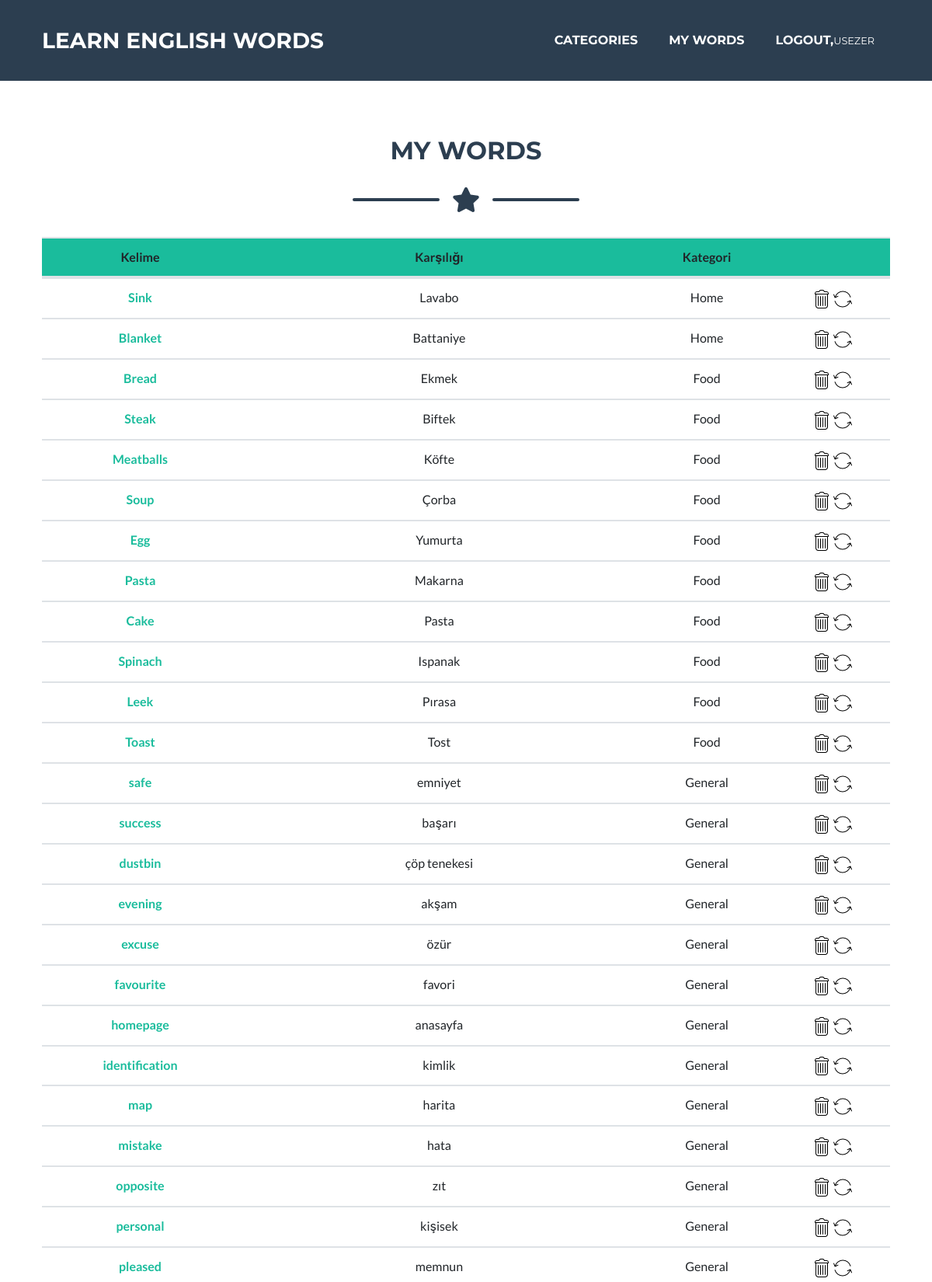
Page /word/myWords/ (signed in, upper part) on the committed database.
### words/models.py (models this page shows, shortened)
class Word(models.Model):
    word_en = models.CharField(max_length=50)
    word_tr = models.CharField(max_length=50)
    author = models.ForeignKey("auth.User",on_delete = models.CASCADE)
    category = models.CharField(max_length=20)
    content = RichTextField()
    created_date = models.DateTimeField(auto_now_add=True)

### words/views.py (the view)
# urls.py: path('myWords/',views.myWords,name = "myWords"),
def myWords(request):
    try:
        words = Word.objects.filter(author = request.user)
    except Word.DoesNotExist:
        words = None
    for word in words:
        word.category = string.capwords(word.category)
    return render(request,"myWords.html",{'words':words})

### templates/myWords.html
{% extends "base.html" %}
{% load static%}
{% block body %}
    <div class="container" style="margin-top: 175px;">
      <h2 class="page-section-heading text-center text-uppercase text-secondary mb-0">MY WORDS</h2>
      <div class="divider-custom">
          <div class="divider-custom-line"></div>
          <div class="divider-custom-icon"><i class="fas fa-star"></i></div>
          <div class="divider-custom-line"></div>
      </div>
      {% if words %}
        <table class="table text-center">
          <thead style="background:#1abc9c;">
            <tr>
              <th scope="col">Kelime</th>
              <th scope="col">Karşılığı</th>
              <th scope="col">Kategori</th>
              <th scope="col"></th>
            </tr>
          </thead>
          <tbody>
            {% for word in words %}
              <tr>
                  <th scope="row"><a href="/word/detail/{{word.id}}">{{word.word_en}}</a></th>
                  <td>{{word.word_tr}}</td>
                  <td>{{word.category}}</td>
                  <td><a href="/word/delete/{{word.id}}"><img src="{% static 'assets/img/trash.png' %}" alt=""></a>
                  <a href="/word/update/{{word.id}}"><img src="{% static 'assets/img/arrow.png' %}" alt=""></a></td>
                </tr>
            {% endfor %}
          </tbody>
        </table>
      {% else %}
      <div class="alert alert-danger text-center" style="margin-top:100px;">Henüz Kelime Eklemediniz</div>
      {% endif %}
    </div>
{% endblock body %}

### templates/include/navbar.html (shortened to what this page needs)
<nav class="navbar navbar-expand-lg bg-secondary text-uppercase fixed-top" id="mainNav">
    <div class="container">
        <a class="navbar-brand js-scroll-trigger" href="/">LEARN ENGLISH WORDS</a>
        <div class="collapse navbar-collapse" id="navbarResponsive">
            <ul class="navbar-nav ml-auto">
                <li class="nav-item mx-0 mx-lg-1"><a class="nav-link py-3 px-0 px-lg-3 rounded js-scroll-trigger" href="/#portfolio">CATEGORIES</a></li>
                {% if user.is_authenticated %}
                    <li class="nav-item mx-0 mx-lg-1"><a class="nav-link py-3 px-0 px-lg-3 rounded js-scroll-trigger" href="/word/myWords">MY WORDS</small></small></a></li>
                    <li class="nav-item mx-0 mx-lg-1"><a class="nav-link py-3 px-0 px-lg-3 rounded js-scroll-trigger" href="/user/logout">LOGOUT,<small>{{user.username}}</small></small></a></li>
                </div>
                {% else %}
                <li class="nav-item mx-0 mx-lg-1"><a class="nav-link py-3 px-0 px-lg-3 rounded js-scroll-trigger" href="/user/login">LOGIN</a></li>
                <li class="nav-item mx-0 mx-lg-1"><a class="nav-link py-3 px-0 px-lg-3 rounded js-scroll-trigger" href="/user/register">REGISTER</a></li>
                {% endif %}
        </div>
</nav>

### rows in the picture
Word: word_en "Sink", word_tr "Lavabo", category "Home"
Word: word_en "Blanket", word_tr "Battaniye", category "Home"
Word: word_en "Bread", word_tr "Ekmek", category "Food"
Word: word_en "Steak", word_tr "Biftek", category "Food"
Word: word_en "Meatballs", word_tr "Köfte", category "Food"
Word: word_en "Soup", word_tr "Çorba", category "Food"
Word: word_en "Egg", word_tr "Yumurta", category "Food"
Word: word_en "Pasta", word_tr "Makarna", category "Food"
Word: word_en "Cake", word_tr "Pasta", category "Food"
Word: word_en "Spinach", word_tr "Ispanak", category "Food"
Word: word_en "Leek", word_tr "Pırasa", category "Food"
Word: word_en "Toast", word_tr "Tost", category "Food"
Word: word_en "safe", word_tr "emniyet", category "General"
Word: word_en "success", word_tr "başarı", category "General"
Word: word_en "dustbin", word_tr "çöp tenekesi", category "General"
Word: word_en "evening", word_tr "akşam", category "General"
Word: word_en "excuse", word_tr "özür", category "General"
Word: word_en "favourite", word_tr "favori", category "General"
Word: word_en "homepage", word_tr "anasayfa", category "General"
Word: word_en "identification", word_tr "kimlik", category "General"
Word: word_en "map", word_tr "harita", category "General"
Word: word_en "mistake", word_tr "hata", category "General"
Word: word_en "opposite", word_tr "zıt", category "General"
Word: word_en "personal", word_tr "kişisek", category "General"
Word: word_en "pleased", word_tr "memnun", category "General"

### other values in the picture
{{ user.username }} "USEZER"
